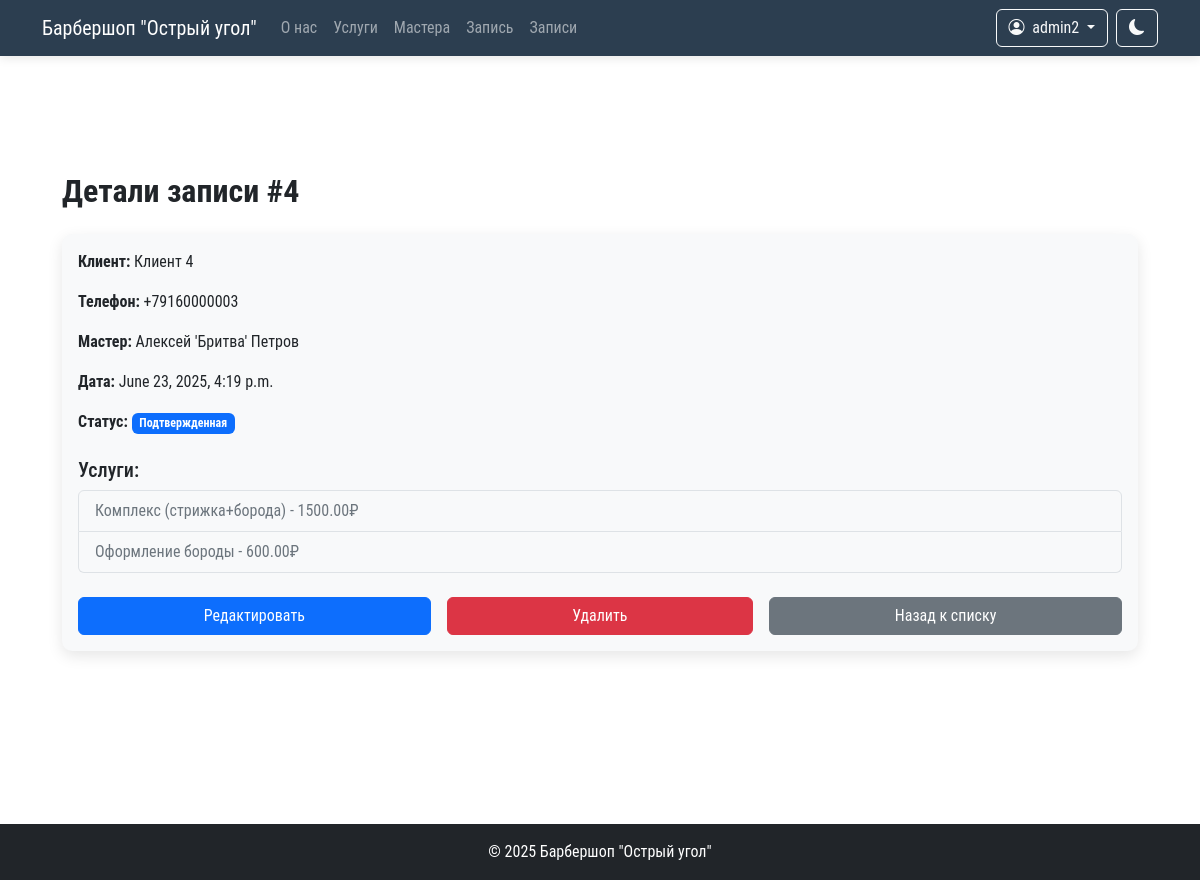
The app's page /orders/4/ (signed in) with its own data.
### core/models.py (models this page shows, shortened)
class Order(models.Model):
    STATUS_NEW = 'new'
    STATUS_CONFIRMED = 'confirmed'
    STATUS_COMPLETED = 'completed'
    STATUS_CANCELLED = 'cancelled'
    STATUS_CHOICES = [
        (STATUS_NEW, 'Новая'),
        (STATUS_CONFIRMED, 'Подтвержденная'),
        (STATUS_COMPLETED, 'Выполненная'),
        (STATUS_CANCELLED, 'Отмененная'),
    ]
    client_name = models.CharField(
        max_length=100,
        verbose_name="Имя клиента"
    )
    phone = models.CharField(
        max_length=20,
        verbose_name="Телефон",
        blank=True,
        null=True
    )
    date = models.DateTimeField(verbose_name="Дата и время записи")
    master = models.ForeignKey(
        Master,
        on_delete=models.CASCADE,
        verbose_name="Мастер"
    )
    services = models.ManyToManyField(
        Service,
        verbose_name="Услуги"
    )
    status = models.CharField(
        max_length=10,
        choices=STATUS_CHOICES,
        default=STATUS_NEW,
        verbose_name="Статус"
    )
    created_at = models.DateTimeField(
        auto_now_add=True,
        verbose_name="Дата создания"
    )
    class Meta:
        verbose_name = "Запись"
        verbose_name_plural = "Записи"
        ordering = ['-date']

class Master(models.Model):
    name = models.CharField(max_length=150, verbose_name="Имя")
    photo = models.ImageField(
        upload_to='masters/',
        verbose_name="Фотография"
    )
    phone = models.CharField(max_length=20, verbose_name="Телефон")
    description = models.TextField(verbose_name="Описание", blank=True)
    instagram = models.CharField(
        max_length=50,
        verbose_name="Instagram",
        blank=True
    )
    experience = models.PositiveIntegerField(
        verbose_name="Стаж (лет)",
        default=0
    )
    services = models.ManyToManyField(
        Service,
        related_name='masters',
        verbose_name="Услуги"
    )
    is_active = models.BooleanField(
        default=True,
        verbose_name="Активен"
    )
    class Meta:
        verbose_name = "Мастер"
        verbose_name_plural = "Мастера"
        ordering = ['name']

class Service(models.Model):
    name = models.CharField(max_length=200, verbose_name="Название")
    description = models.TextField(blank=True, verbose_name="Описание")
    price = models.DecimalField(
        max_digits=7,
        decimal_places=2,
        validators=[MinValueValidator(100)],
        verbose_name="Цена"
    )
    duration = models.PositiveIntegerField(
        verbose_name="Длительность (мин)",
        default=30
    )
    is_popular = models.BooleanField(
        default=False,
        verbose_name="Популярная услуга"
    )
    image = models.ImageField(
        upload_to='services/',
        blank=True,
        null=True,
        verbose_name="Изображение"
    )
    class Meta:
        verbose_name = "Услуга"
        verbose_name_plural = "Услуги"
        ordering = ['name']

### core/views.py (the view)
# urls.py: path('orders/<int:order_id>/', login_required(views.order_detail), name='order_detail'),
@user_passes_test(lambda u: u.is_staff)
def order_detail(request, order_id):  # Было pk
    order = get_object_or_404(Order.objects.select_related('master'), pk=order_id)
    return render(request, 'core/order_detail.html', {
        'order': order,
        'services': order.services.all()
    })

### core/context_processors.py (called while the page is built)
def nav_links(request):
    return {
        'nav_links': [
            {'url': '#about', 'name': 'О нас'},
            {'url': '#services', 'name': 'Услуги'},
            {'url': '#masters', 'name': 'Мастера'},
            {'url': '#booking', 'name': 'Запись'},
        ],
        'staff_links': [
            {'url': '/orders/', 'name': 'Заявки'},
        ]
    }

### templates/core/order_detail.html (shortened to what this page needs)
{% extends 'base.html' %}
{% load static %}
{% block content %}
<div class="container py-5">
    <h2>Детали записи #{{ order.id }}</h2>
    <div class="card mb-4">
        <div class="card-body">
            <p><strong>Клиент:</strong> {{ order.client_name }}</p>
            <p><strong>Телефон:</strong> {{ order.phone }}</p>
            <p><strong>Мастер:</strong> {{ order.master.name }}</p>
            <p><strong>Дата:</strong> {{ order.date }}</p>
            <p><strong>Статус:</strong>
                <span class="badge
                    {% if order.status == 'new' %}bg-secondary text-white
                    {% elif order.status == 'confirmed' %}bg-primary
                    {% elif order.status == 'completed' %}bg-success
                    {% else %}bg-danger{% endif %}">
                    {{ order.get_status_display }}
                </span>
            </p>
            <h5 class="mt-4">Услуги:</h5>
            <ul class="list-group">
                {% for service in order.services.all %}
                <li class="list-group-item text-secondary">
                    {{ service.name }} - {{ service.price }}₽
                </li>
                {% endfor %}
            </ul>
            <div class="mt-4 d-flex gap-3">
                <a href="{% url 'order_edit' order_id=order.id %}" class="btn btn-primary flex-grow-1">
                    Редактировать
                </a>
                <a href="{% url 'order_delete' order_id=order.id %}" class="btn btn-danger flex-grow-1">
                    Удалить
                </a>
                <a href="{% url 'orders_list' %}" class="btn btn-secondary flex-grow-1">
                    Назад к списку
                </a>
            </div>
        </div>
    </div>
</div>
{% endblock %}

### templates/base.html (shortened to what this page needs)
{% load static %}
<!DOCTYPE html>
<html lang="ru">
<head>
  <link href="https://cdn.jsdelivr.net/npm/bootstrap@5.3.0/dist/css/bootstrap.min.css" rel="stylesheet">
  <link rel="stylesheet" href="https://cdn.jsdelivr.net/npm/bootstrap-icons@1.10.0/font/bootstrap-icons.css">
  <link rel="stylesheet" href="{% static 'css/main.css' %}">
</head>
<body>
  <nav class="navbar navbar-expand-lg navbar-dark bg-dark fixed-top">
    <div class="container">
      <a class="navbar-brand" href="/">Барбершоп "Острый угол"</a>
      <div class="collapse navbar-collapse" id="navbarNav">
        <ul class="navbar-nav me-auto">
          <li class="nav-item">
            <a class="nav-link" href="#about">О нас</a>
          </li>
          <li class="nav-item">
            <a class="nav-link" href="#services">Услуги</a>
          </li>
          <li class="nav-item">
            <a class="nav-link" href="#masters">Мастера</a>
          </li>
          <li class="nav-item">
            <a class="nav-link" href="#order">Запись</a>
          </li>
          {% if user.is_staff %}
          <li class="nav-item">
            <a class="nav-link" href="{% url 'orders_list' %}">Записи</a>
          </li>
          {% endif %}
        </ul>
        <div class="d-flex align-items-center">
          {% if user.is_authenticated %}
          <div class="dropdown">
            <button class="btn btn-outline-light dropdown-toggle" type="button" id="userDropdown" data-bs-toggle="dropdown">
              <i class="bi bi-person-circle me-1"></i> {{ user.username }}
            </button>
          </div>
          {% else %}
          <a href="{% url 'login' %}?next={{ request.path }}" class="btn btn-outline-light btn-login">
            <i class="bi bi-box-arrow-in-right me-1"></i> Войти
          </a>
          {% endif %}
          <button id="themeToggle" class="btn btn-outline-light ms-2">
            <i class="bi bi-moon-fill"></i>
          </button>
        </div>
      </div>
    </div>
  </nav>
  <main class="container my-5" id="main-content">
    {% block content %}{% endblock %}
  </main>
  <footer class="bg-dark text-white py-3">
    <div class="container text-center">
      <p class="mb-0">© {% now "Y" %} Барбершоп "Острый угол"</p>
    </div>
  </footer>
</body>
</html>

### static/css/main.css (style rules this page uses)
body { font-family: 'Roboto Condensed', sans-serif; padding-top: 56px; min-height: 100vh; transition: background-color 0.3s ease, color 0.3s ease; background-color: #ffffff; color: #212529; }
.navbar { background-color: #2c3e50 !important; box-shadow: 0 2px 10px rgba(0, 0, 0, 0.1); }
#main-content { transition: all 0.3s ease; min-height: calc(100vh - 56px - 72px); padding: 20px; border-radius: 8px; background-color: white; margin-top: 20px; }
.card { background-color: #f8f9fa; border: none; border-radius: 10px; box-shadow: 0 5px 15px rgba(0,0,0,0.1); transition: all 0.3s ease; margin-bottom: 20px; }
h2 { transition: color 0.3s ease; font-weight: bold; margin-bottom: 1.5rem; }
.list-group-item { background-color: #f8f9fa; color: #212529; border-color: #dee2e6; transition: all 0.3s ease; }
.bi { transition: transform 0.3s ease; }
.btn-primary, .btn-sm { display: flex; justify-content: center; align-items: center; transition: all 0.3s ease; }
footer { background-color: #2c3e50 !important; color: white !important; }

### templates/core/order_detail.html (style rules this page uses)
.list-group-item.text-secondary { color: #6c757d !important; }

### records on screen
Order: id "4", client_name "Клиент 4", phone "+79160000003", master.name "Алексей 'Бритва' Петров", date "June 23, 2025, 4:19 p.m.", status "Подтвержденная"
Service: name "Комплекс (стрижка+борода)", price "1500.00"
Service: name "Оформление бороды", price "600.00"

### other values on screen
{{ user.username }} "admin2"
